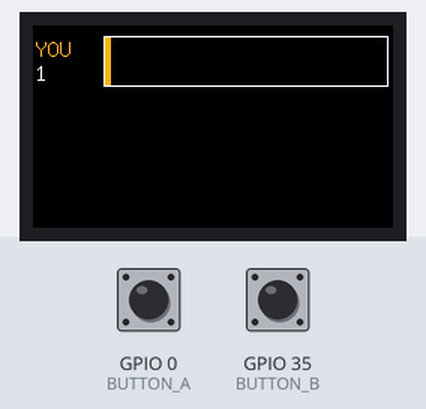
The sketch below on a simulated ESP32. Parts: 240×135 colour display. Inputs (shaded band) come from the test bench; at power-on: GPIO 0 (BUTTON_A) HIGH, GPIO 35 (BUTTON_B) LOW.

Above: at 1.4 s.
1.5 s: GPIO 0 (BUTTON_A) pulled LOW for 0.15 s
At 2.5 s:
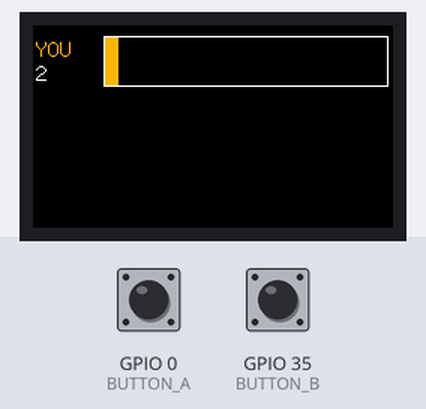
3.1 s: GPIO 35 (BUTTON_B) pulled HIGH for 0.15 s
At 4.4 s:
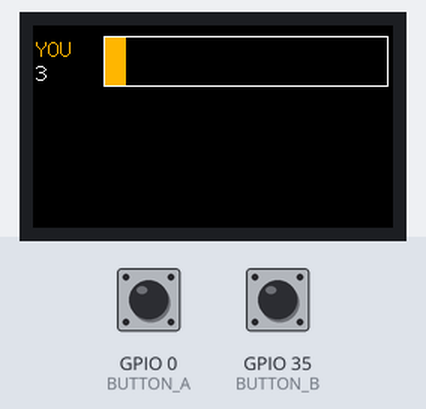
4.7 s: GPIO 0 (BUTTON_A) pulled LOW for 1 s
At 6.1 s:
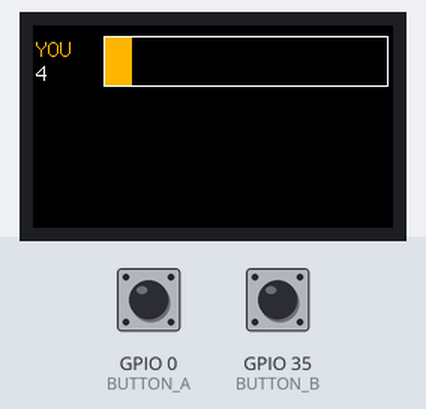
7.2 s: GPIO 35 (BUTTON_B) pulled HIGH for 1 s
At 8.8 s:
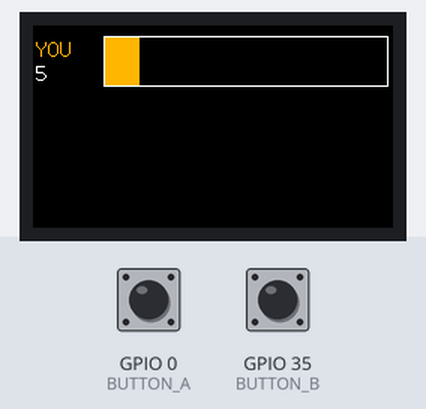
Timing chart, 0 to 10.3 s (numbered marks = the images above; inputs shaded):
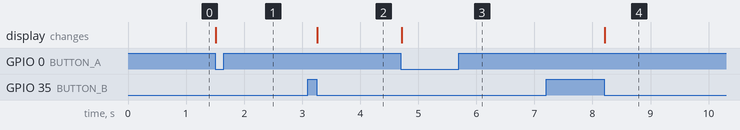

The sketch:

button_mash_race.ino
```cpp
/*
  Module 3: Button Mash Game for the ESP32 LILYGO T-Display
  Race to mash the buttons on the ESP32 the fastest.  The boards broadcast
  their button presses to each other using ESP-NOW.  Fastest wins.

  Supports 2-3 players (must modify TEAM_ID and PLAYER_ID).
  - TEAM_ID:   should match for all members on a team
  - PLAYER_ID: unique for each member on a team (0, 1, or 2)
*/

#include <WiFi.h>
#include <esp_now.h>
#include <TFT_eSPI.h>

#define TEAM_ID       1      // TODO: Modify based on your TEAM ID
#define PLAYER_ID     1      // TODO: Change to 0, 1, or 2. Each group member should have a unique ID.
#define MAX_PLAYERS   3
#define TARGET        40     // button presses to win
#define BUTTON_A      0      // left button (either button counts)
#define BUTTON_B      35    // right button (either button counts)
#define HEARTBEAT_MS  250

uint8_t broadcastAddress[] = {0xFF, 0xFF, 0xFF, 0xFF, 0xFF, 0xFF};

TFT_eSPI tft = TFT_eSPI();

// counts[i] = presses by player i. Your own slot is updated in loop() while the others are filled in by the receive callback.
volatile uint16_t counts[MAX_PLAYERS] = {0, 0, 0};
volatile bool seen[MAX_PLAYERS]   = {false, false, false};
volatile bool resetRequested = false;
volatile bool needsRedraw = true;

bool     gameOver = false;
int      winnerId = -1;
uint32_t gameOverAt = 0;
uint32_t lastHeartbeat = 0;
int      lastSeenCount = 0;

bool lastA = HIGH, lastB = HIGH;
uint32_t lastPressTime = 0;

const uint16_t playerColors[MAX_PLAYERS] = {TFT_CYAN, TFT_ORANGE, TFT_GREEN};

// message structure between devices
typedef struct {
  uint8_t  teamId;     // which group this message belongs to
  uint8_t  playerId;   // which player in the group sent it
  uint8_t  isReset;    // 1 = "start a new round"
  uint16_t presses;    // sender's total button presses so far
} Message;

// receive callback
void onReceive(const esp_now_recv_info_t *info, const uint8_t *data, int len) {
  if (len != sizeof(Message)) return;

  Message msg;
  memcpy(&msg, data, sizeof(msg));
  if (msg.teamId != TEAM_ID) return;                 // msgs from a different team
  if (msg.playerId >= MAX_PLAYERS) return;           // bad player number
  if (msg.playerId == PLAYER_ID) return;             // two boards with the same PLAYER_ID

  if (msg.isReset) {
    resetRequested = true;
  } else {
    counts[msg.playerId] = msg.presses;
    seen[msg.playerId] = true;
  }
  needsRedraw = true;
}

void setupEspNow() {
  WiFi.mode(WIFI_STA);
  if (esp_now_init() != ESP_OK) {
    tft.fillScreen(TFT_BLACK);
    tft.setTextColor(TFT_RED);
    tft.drawString("ESP-NOW init failed", 10, 60, 2);
    while (true) delay(1000);
  }
  esp_now_register_recv_cb(onReceive);

  esp_now_peer_info_t peer = {};
  memcpy(peer.peer_addr, broadcastAddress, 6);
  peer.channel = 0;
  peer.encrypt = false;
  esp_now_add_peer(&peer);
}

void sendState(bool reset = false) {
  Message msg;
  msg.teamId   = TEAM_ID;
  msg.playerId = PLAYER_ID;
  msg.isReset  = reset ? 1 : 0;
  msg.presses  = counts[PLAYER_ID];
  esp_now_send(broadcastAddress, (uint8_t *)&msg, sizeof(msg)); // where state is broadcasted
}

// set up variables for drawing progress bars for each player
const int LANE_X = 48, LANE_W = 188, LANE_H = 32, LANE_TOP = 8, LANE_STEP = 38;

// drawScreen handles everything that is drawn to the built-in display
void drawScreen() {
  seen[PLAYER_ID] = true;

  int numSeen = 0;
  for (int i = 0; i < MAX_PLAYERS; i++) if (seen[i]) numSeen++;

  // Only wipe the whole screen when a lane appears; otherwise redraw in place
  // (this avoids flicker while people are mashing).
  if (numSeen != lastSeenCount) {
    tft.fillScreen(TFT_BLACK);
    lastSeenCount = numSeen;
  }

  int lane = 0;
  for (int i = 0; i < MAX_PLAYERS; i++) {
    if (!seen[i]) continue;
    int y = LANE_TOP + lane * LANE_STEP;
    lane++;

    int count = counts[i];
    int fillW = constrain((count * LANE_W) / TARGET, 0, LANE_W);

    // Player label and count (opaque text with padding, so old text is wiped)
    tft.setTextPadding(44);
    tft.setTextColor(playerColors[i], TFT_BLACK);
    tft.drawString(i == PLAYER_ID ? "YOU" : "P" + String(i + 1), 2, y, 2);
    tft.setTextColor(TFT_WHITE, TFT_BLACK);
    tft.drawString(String(count), 2, y + 16, 2);
    tft.setTextPadding(0);

    // Progress bar: filled part, empty part, outline (thicker for your own lane)
    tft.fillRect(LANE_X, y, fillW, LANE_H, playerColors[i]);
    tft.fillRect(LANE_X + fillW, y, LANE_W - fillW, LANE_H, TFT_BLACK);
    tft.drawRect(LANE_X - 1, y - 1, LANE_W + 2, LANE_H + 2,
                 i == PLAYER_ID ? TFT_WHITE : TFT_DARKGREY);
  }

  // Banner strip for notifications at the bottom
  tft.fillRect(0, 118, 240, 17, TFT_BLACK);
  if (gameOver) {
    tft.setTextDatum(MC_DATUM);
    if (winnerId == PLAYER_ID) {
      tft.setTextColor(TFT_GREEN, TFT_BLACK);
      tft.drawString("YOU WIN!  Press for rematch", 120, 126, 2);
    } else {
      tft.setTextColor(TFT_RED, TFT_BLACK);
      tft.drawString("P" + String(winnerId + 1) + " wins.  Press for rematch", 120, 126, 2);
    }
    tft.setTextDatum(TL_DATUM);
  }
}

// GAME LOGIC
void startNewRound() {
  for (int i = 0; i < MAX_PLAYERS; i++) counts[i] = 0;
  gameOver = false;
  winnerId = -1;
  needsRedraw = true;
}

void checkForWinner() {
  if (gameOver) return;
  int best = -1;
  for (int i = 0; i < MAX_PLAYERS; i++) {
    if (seen[i] && counts[i] >= TARGET && (best < 0 || counts[i] > counts[best])) best = i;
  }
  if (best >= 0) {
    gameOver = true;
    winnerId = best;
    gameOverAt = millis();
    needsRedraw = true;
  }
}

bool buttonPressed(uint8_t pin, bool &last) {
  bool now = digitalRead(pin);
  bool pressed = (last == HIGH && now == LOW);
  last = now;
  return pressed;
}

void setup() {
  Serial.begin(115200);

  pinMode(BUTTON_A, INPUT_PULLUP);
  pinMode(BUTTON_B, INPUT);          // GPIO 35 has an external pull-up on the board

  tft.init();
  tft.setRotation(1);
  tft.fillScreen(TFT_BLACK);

  setupEspNow();
  drawScreen();
}

void loop() {
  if (resetRequested) {
    resetRequested = false;
    startNewRound();
  }

  bool a = buttonPressed(BUTTON_A, lastA);
  bool b = buttonPressed(BUTTON_B, lastB);
  bool pressed = (a || b) && (millis() - lastPressTime > 20); // small debounce built in

  if (pressed) {
    lastPressTime = millis();

    if (!gameOver) {
      counts[PLAYER_ID] = counts[PLAYER_ID] + 1;
      sendState();
      needsRedraw = true;
    } else if (millis() - gameOverAt > 1500) {
      startNewRound();
      sendState(true);               // reset for everyone
    }
  }

  checkForWinner();

  // resend our total so a lost packet gets corrected
  if (!gameOver && millis() - lastHeartbeat > HEARTBEAT_MS) {
    lastHeartbeat = millis();
    sendState();
  }

  // only redraw only when something changed
  if (needsRedraw) {
    needsRedraw = false;
    drawScreen();
  }
}
```

Measured:
- after the input at 1.5 s, the display: changes at once (image 1)
- after the input at 3.1 s, the display: changes after 0.16 s (image 2)
- after the input at 4.7 s, the display: changes at once (image 3)
- after the input at 7.2 s, the display: changes after 1.0 s (image 4)
